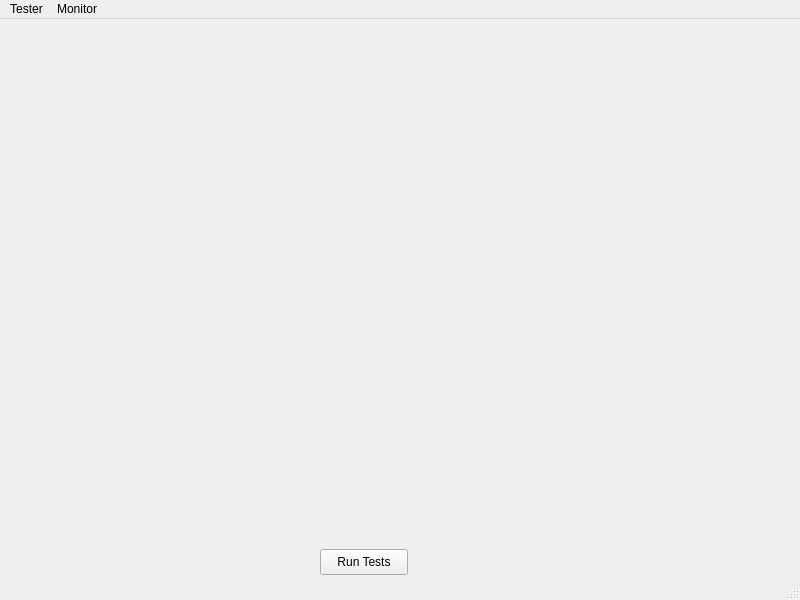
<?xml version="1.0" encoding="UTF-8"?>
<ui version="4.0">
 <class>MainWindow</class>
 <widget class="QMainWindow" name="MainWindow">
  <property name="geometry">
   <rect>
    <x>0</x>
    <y>0</y>
    <width>800</width>
    <height>600</height>
   </rect>
  </property>
  <property name="windowTitle">
   <string>MainWindow</string>
  </property>
  <widget class="QWidget" name="centralwidget">
   <widget class="QPushButton" name="pushButton">
    <property name="geometry">
     <rect>
      <x>320</x>
      <y>530</y>
      <width>88</width>
      <height>26</height>
     </rect>
    </property>
    <property name="text">
     <string>Run Tests</string>
    </property>
   </widget>
   <widget class="QWidget" name="verticalLayoutWidget">
    <property name="geometry">
     <rect>
      <x>20</x>
      <y>10</y>
      <width>741</width>
      <height>511</height>
     </rect>
    </property>
    <layout class="QVBoxLayout" name="chartLayout"/>
   </widget>
  </widget>
  <widget class="QMenuBar" name="menubar">
   <property name="geometry">
    <rect>
     <x>0</x>
     <y>0</y>
     <width>800</width>
     <height>23</height>
    </rect>
   </property>
   <widget class="QMenu" name="menuTester">
    <property name="title">
     <string>Tester</string>
    </property>
   </widget>
   <widget class="QMenu" name="menuMonitor">
    <property name="title">
     <string>Monitor</string>
    </property>
   </widget>
   <addaction name="menuTester"/>
   <addaction name="menuMonitor"/>
  </widget>
  <widget class="QStatusBar" name="statusbar"/>
 </widget>
 <resources/>
 <connections/>
</ui>
